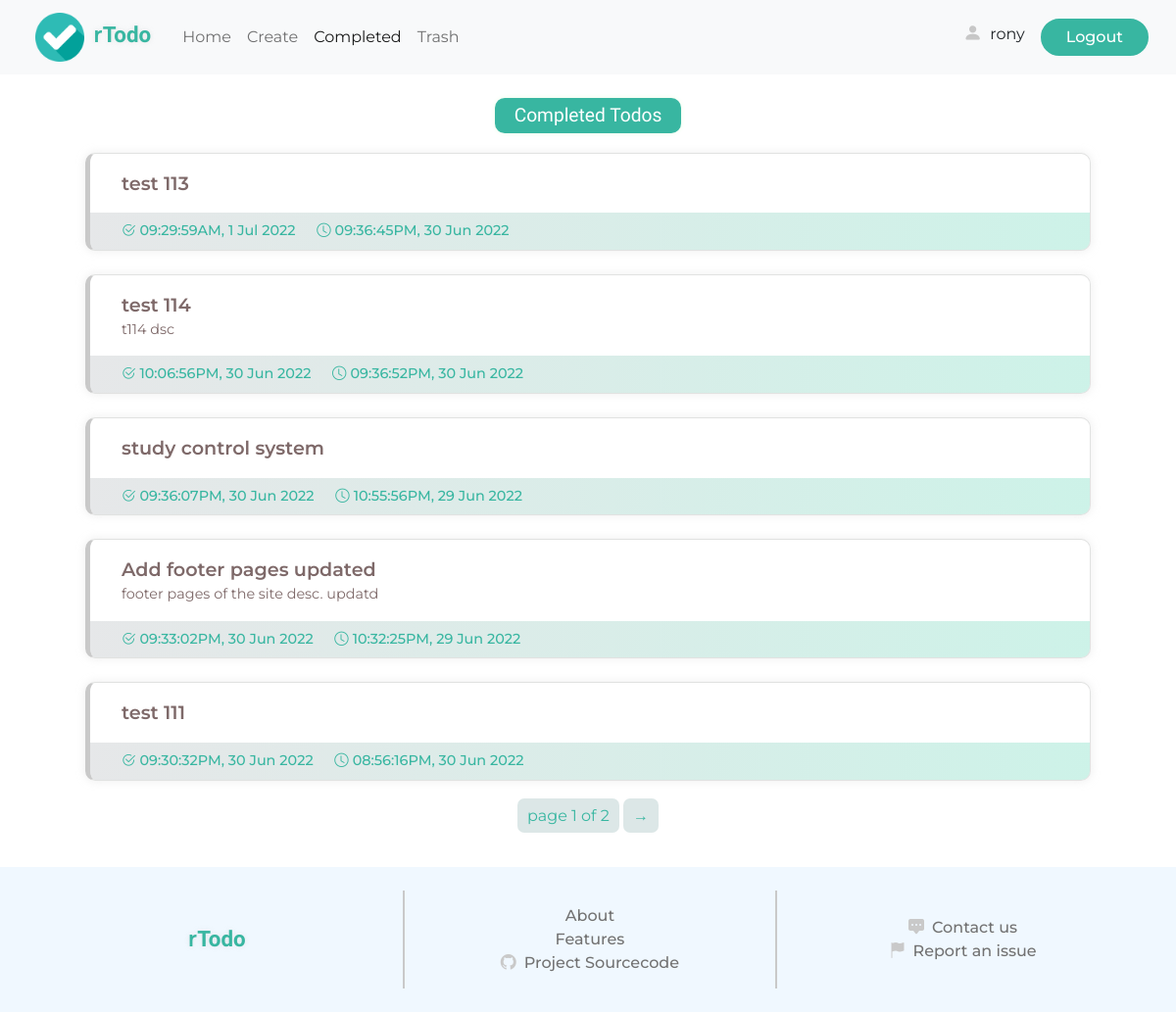
The app's page /completed/ (signed in) with its own data.
### todo/models.py (models this page shows, shortened)
class Todo(models.Model):
    user = models.ForeignKey(User, on_delete=models.CASCADE)
    title = models.CharField(max_length=100)
    description = models.CharField(max_length=250, blank=True, null=True)
    added = models.DateTimeField(auto_now_add=True)
    completed = models.DateTimeField(blank=True, null=True)
    important = models.BooleanField(default=False)
    complete = models.BooleanField(default=False)
    trashed = models.BooleanField(default=False)

### todo/views.py (the view)
# urls.py: path('completed/', views.completed_todo, name="completed"),
@login_required
def completed_todo(request):
    context = {}
    todos = Todo.objects.filter(user=request.user, complete=True).order_by('-completed')
    paginator = Paginator(todos, 5)
    todos_page = paginator.get_page(request.GET.get('page'))
    context['username'] = request.user.username
    context['todos'] = todos_page
    context['num_todos'] = len(todos)
    context['paginator'] = get_paginator_context(todos_page)
    return render(request, 'todo/completed.html', context=context)

### todo/utils.py (called while the page is built)
def get_paginator_context(page):
    info = {}
    info['current_page'] = page.number
    info['total_page'] = page.paginator.num_pages
    info['has_more_page'] = page.has_previous() or page.has_next()
    info['has_prev'] = page.has_previous()
    info['has_next'] = page.has_next()
    return info

### todo/templates/todo/completed.html (shortened to what this page needs)
<!DOCTYPE html>
<html lang="en">
<head>
    {% load static %}
    <link href="https://cdn.jsdelivr.net/npm/bootstrap@5.2.0-beta1/dist/css/bootstrap.min.css" rel="stylesheet">
    <link rel="stylesheet" href="https://cdn.jsdelivr.net/npm/bootstrap-icons@1.8.3/font/bootstrap-icons.css">
    <link rel="stylesheet" href="{% static 'styles/style.css' %}">
</head>
<body>
    <header>
      <nav class="navbar navbar-expand-md bg-light">
          <div class="container-fluid">
            <a class="navbar-brand d-block ms-4 me-4" href="{% url 'home' %}">
                <img src="{% static 'images/checked.png' %}" alt="">
                <span class="site-title ms-1"> <span class="r">r</span>Todo</span>
            </a>
            <div class="collapse navbar-collapse" id="navbarSupportedContent">
              <ul class="navbar-nav me-auto mb-2 mb-lg-0">
                <li class="nav-item">
                  <a class="nav-link" aria-current="page" href="{% url 'todos' %}">Home</a>
                </li>
                <li class="nav-item">
                  <a class="nav-link" href="{% url 'create' %}">Create</a>
                </li>
                <li class="nav-item">
                  <a class="nav-link active" href="{% url 'completed' %}">Completed</a>
                </li>
                <li class="nav-item">
                  <a class="nav-link" href="{% url 'trashed' %}">Trash</a>
                </li>
              </ul>
              <div class="d-flex account me-3">
                  <div class="profile me-3">
                      <i class="bi bi-person-fill me-1"></i>
                      <a href="{% url 'stats' %}">{{ username }}</a>
                  </div>
                  <form action="{% url 'logout' %}">
                      <input type="submit" value="Logout" class="btn-1">
                  </form>
              </div>
            </div>
          </div>
      </nav>
    </header>
    <div class="main-container">
      {% if todos %}
      <div class="active-info">
        <div class="info-container">
          <div class="label page-lebel">Completed Todos</div>
        </div>
      </div>
      <div class="todo-container" id="todos">
        {% for todo in todos %}
        <div class="todo completed-todo">
          <div class="detail">
            <div class="title">{{ todo.title }}</div>
            {% if todo.description %}
            <div class="description">
              <span>{{ todo.description }}</span>
            </div>
            {% endif %}
          </div>
          <div class="bottom">
            <div class="completed">
              <i class="bi bi-check2-circle me-1"></i><span>{{ todo.completed|date:"h:i:sA, j M o" }}</span>
            </div>
            <div class="added">
              <i class="bi bi-clock me-1"></i><span>{{ todo.added|date:"h:i:sA, j M o" }}</span>
            </div>
          </div>
        </div>
        {% endfor %}
        {% if paginator.has_more_page %}
        <div class="paginator">
          <div class="inner">
              <ul>
                  <li>page {{ paginator.current_page }} of {{ paginator.total_page }}</li>
                  {% if paginator.has_next %}<a href="?page={{ todos.next_page_number }}"><li>&#8594;</li></a>{% endif %}
              </ul>
          </div>
        </div>
        {% endif %}
      </div>
      {% endif %}
    </div>
    <footer>
        <div class="upper">
            <div class="col-1">
                <div class="site-title">
                    <span class="r">r</span>Todo
                </div>
            </div>
            <div class="vl"></div>
            <div class="col-2">
                <a href="#">About</a>
                <a href="#">Features</a>
                <a href="#"><i class="bi bi-github"></i>Project Sourcecode</a>
            </div>
            <div class="vl"></div>
            <div class="col-3">
                <a href="#"><i class="bi bi-chat-square-dots-fill"></i>Contact us</a>
                <a href="#"><i class="bi bi-flag-fill"></i>Report an issue</a>
            </div>
        </div>
    </footer>
</body>
</html>

### records on screen
Todo: title "test 113", completed "09:29:59AM, 1 Jul 2022", added "09:36:45PM, 30 Jun 2022"
Todo: title "test 114", description "t114 dsc", completed "10:06:56PM, 30 Jun 2022", added "09:36:52PM, 30 Jun 2022"
Todo: title "study control system", completed "09:36:07PM, 30 Jun 2022", added "10:55:56PM, 29 Jun 2022"
Todo: title "Add footer pages updated", description "footer pages of the site desc. updatd", completed "09:33:02PM, 30 Jun 2022", added "10:32:25PM, 29 Jun 2022"
Todo: title "test 111", completed "09:30:32PM, 30 Jun 2022", added "08:56:16PM, 30 Jun 2022"

### other values on screen
{{ username }} "rony"
{{ paginator.current_page }} "1"
{{ paginator.total_page }} "2"
